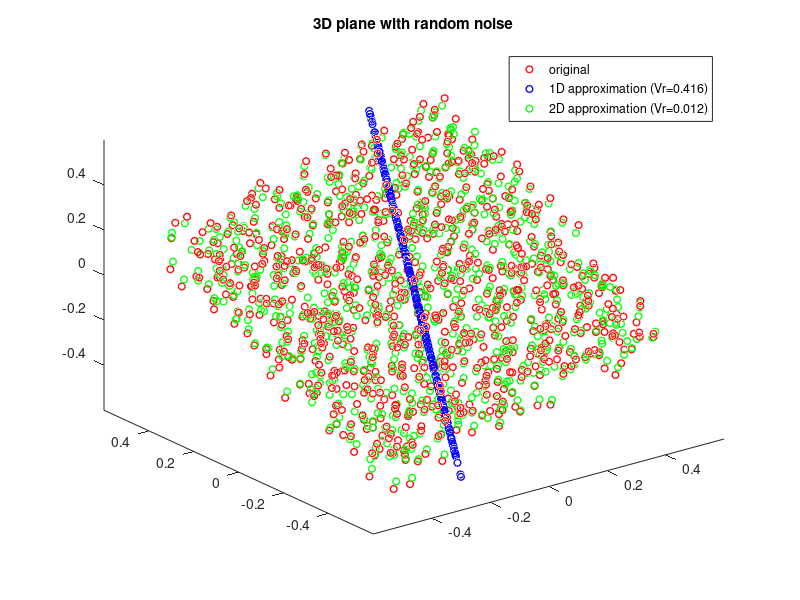
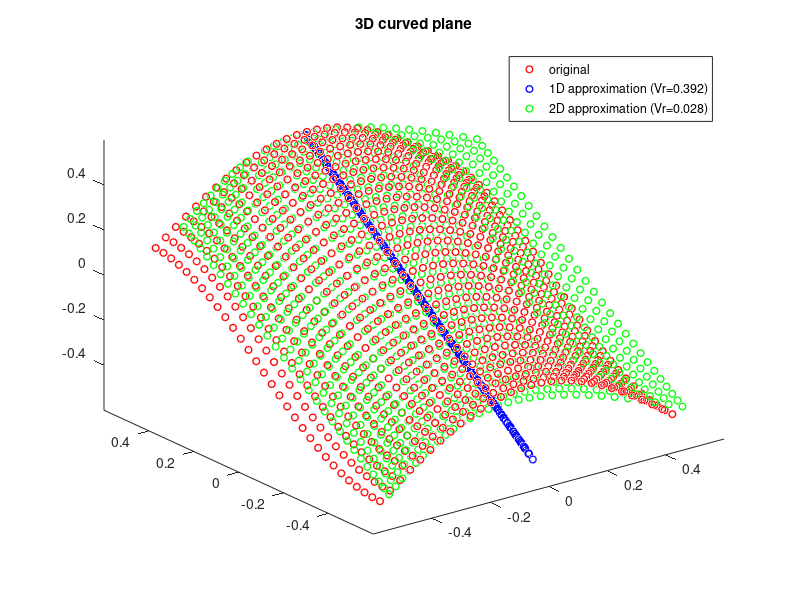
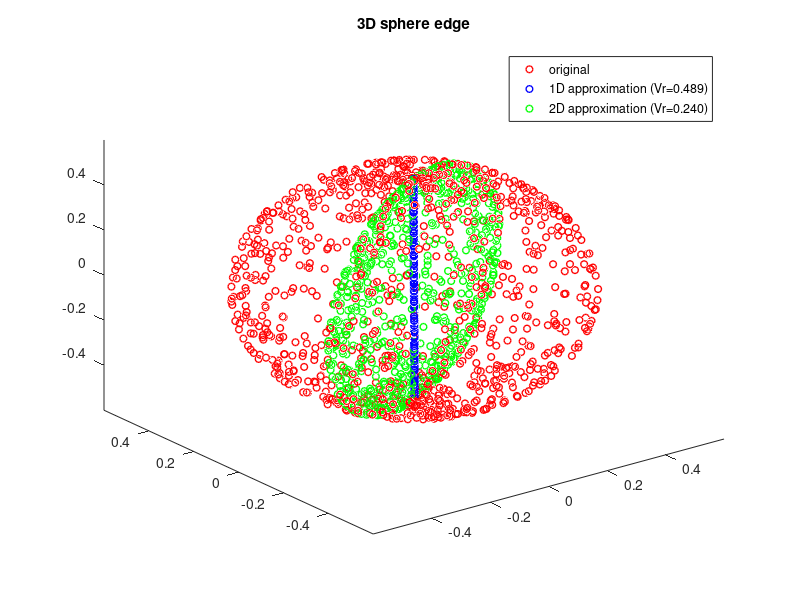

Source code (MATLAB) for these figures, in order:
%
% Shows how PCA (Principle Component Analysis) is applied 
% to approximate data in a lower dimensional space
%
% This example generates 3D points using 3 different generated data sets.
% Next PCA is applied to calculate the eigenvalues which form the n-dimensional
% approximates.
%
% Next the 1D and 2D approximates are calculated and plotted.
%
% The 1D approximate is the line that has the lowest projected distance from
% all the original 3D points.
%
% The 2D approximate is the plane that has the lowest projected distance from
% all the original 3D points. 
%
function pca_example()

  function [mu sigma Xn] = normalize(X)
    mu = mean(X);
    sigma = max(X) - min(X);
    sigma(sigma == 0) = 1;
    Xn = (X - mu) ./ sigma;
  end
  
  % Calculate the approximate of Xn given the eigenvalues U using
  % a dimensions-dimensional approximation.
  function [Xapprox] = approximate(Xn, U, dimensions)
    Ureduce = U(:,1:dimensions);
    Z = Xn * Ureduce;
    Xapprox = Z * Ureduce';
  end
  
  % Generate plane with noice
  function [X] = generateRandomPlane(gridSize, noiceFactor)
    s = (0:(gridSize*gridSize-1))';
    xp = floor(s / gridSize);
    yp = mod(s, gridSize);
    noice = (rand(length(s), 3) - .5) * noiceFactor;
    X = [ (xp) (yp) (xp*.1 + yp*.2) ] + noice; 
  end
  
  % Generate curved plane
  function [X] = generateRandomCurvedPlane(gridSize, noiceFactor)
    s = (0:(gridSize*gridSize-1))';
    xp = floor(s / gridSize);
    yp = mod(s, gridSize);
    zp = cos(pi * ((xp-(gridSize/2))/gridSize)) + sin(pi * ((yp-(gridSize/2))/gridSize));
    noice = (rand(length(s), 3) - .5) * noiceFactor;
    X = [ (xp) (yp) (zp) ]; %+ noice; 
  end
  
  % Generate sphere
  function [X] = generateBol(count)
    alpha = rand(count, 1) * 2 * pi;
    beta = rand(count, 1) * 2 * pi;
    gamma = rand(count, 1) * 2 * pi;
    
    x = ones(count, 1) * .5 - rand(count,1) * 0;
    y = zeros(count, 1);
    z = zeros(count, 1);
    
    y1 = cos(alpha) .* y - sin(alpha) .* z;
    z1 = sin(alpha) .* y + cos(alpha) .* z;
    x2 = cos(beta) .* x - sin(beta) .* z1;
    z2 = sin(beta) .* x + cos(beta) .* z1;
    x3 = cos(gamma) .* x2 - sin(gamma) .* y1;
    y3 = sin(gamma) .* x2 + cos(gamma) .* y1;
    
    X = [ (x3) (y3) (z2) ];
  end
  
  function runAnalysis(Xn)
    % Plot X
    figure;
    
    plot3(Xn(:,1), Xn(:,2), Xn(:,3), "ro", "markersize", 5, "linewidth", 1); hold on;
    
    % Calculate PCA
    C = cov(Xn);
    [U S V] = svd(C);
    
    % 1D
    Xapprox = approximate(Xn, U, 1);
    vR = 1 - S(1,1) / sum(S(:));
    legend1D = sprintf("1D approximation (Vr=%1.3f)", vR);
    plot3(Xapprox(:,1), Xapprox(:,2), Xapprox(:,3), "bo", "markersize", 5, "linewidth", 1);
    
    % 2D
    Xapprox = approximate(Xn, U, 2);
    vR = 1 - (S(1,1) + S(2,2)) / sum(S(:));
    legend2D = sprintf("2D approximation (Vr=%1.3f)", vR);
    plot3(Xapprox(:,1), Xapprox(:,2), Xapprox(:,3), "go", "markersize", 5, "linewidth", 1);
    
    xlim([-.6 .6]);
    ylim([-.6 .6]);
    zlim([-.6 .6]);
    
    % Show legend
    legend("original", legend1D, legend2D);
    
  end
  
  % Run analysis on 3 different data sets
  % ------------------------------------------------------------------------
  
  [mu sigma data] = normalize(generateRandomPlane(30, 2));
  runAnalysis(data);
  title("3D plane with random noise");
  
  [mu sigma data] = normalize(generateRandomCurvedPlane(30, 2));
  runAnalysis(data);
  title("3D curved plane");
  
  data = generateBol(1000);
  runAnalysis(data);
  title("3D sphere edge");

end
